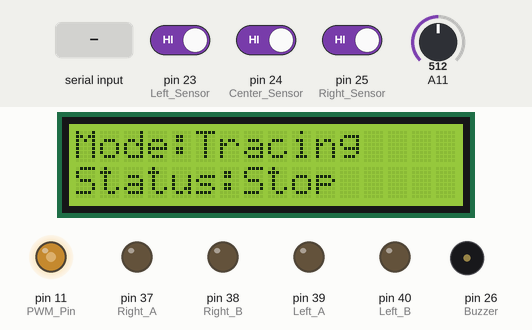
Bench run of a sketch on a simulated Arduino Mega 2560, built with avr-gcc and run on an emulated ATmega2560. On the bench: 16×2 character LCD, output pins drawn as LEDs (lit = HIGH), buzzer (waves = sounding, pin HIGH). Inputs (shaded band) come from the test bench; at power-on: A11 = 512, pin 23 (Left_Sensor) HIGH, pin 24 (Center_Sensor) HIGH, pin 25 (Right_Sensor) HIGH.

Above: at 1.8 s.
1.9 s: "M" received over the second serial link
At 3.1 s:
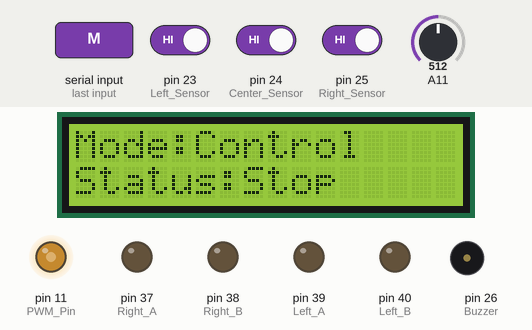
4.0 s: "r" received over the second serial link
At 4.3 s:
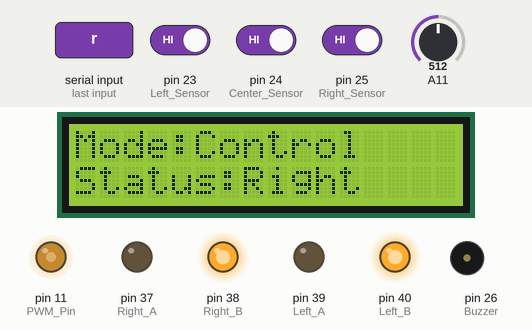
5.5 s: "b" received over the second serial link
At 6.6 s:
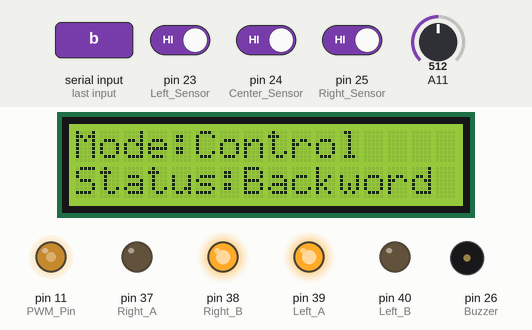
7.0 s: "l" received over the second serial link
At 7.7 s:
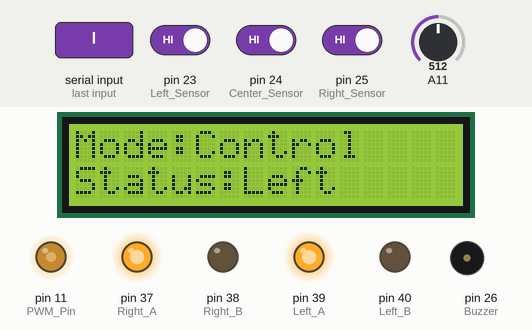
8.5 s: "f" received over the second serial link
At 8.9 s:
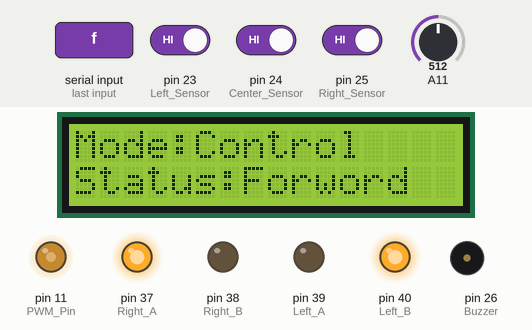
10.0 s: A11 set to 716
At 11.2 s:
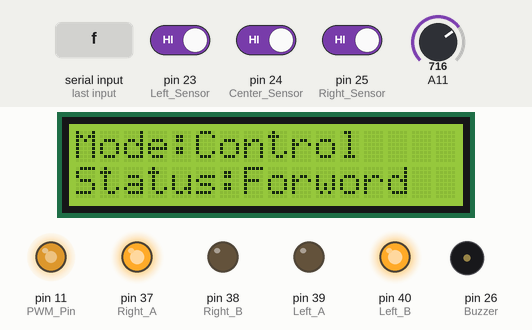
Timing chart, 0 to 12.5 s (numbered marks = the images above; inputs shaded):
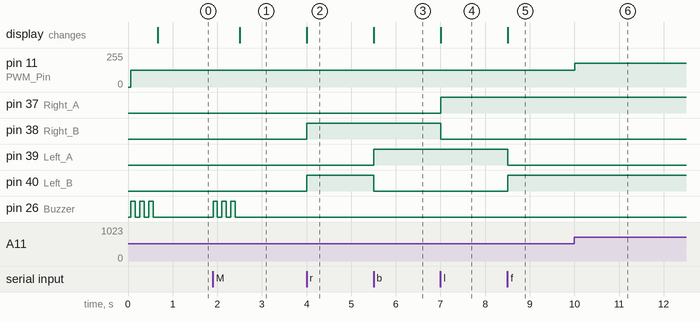

The sketch:

MSP-Car.ino
```cpp
#include <LiquidCrystal.h>

const uint8_t Right_A = 37;
const uint8_t Right_B = 38;
const uint8_t Left_A = 39;
const uint8_t Left_B = 40;
const uint8_t Left_Sensor = 23;
const uint8_t Center_Sensor = 24;
const uint8_t Right_Sensor = 25;
const uint8_t Buzzer = 26;
const uint8_t Rotary_Sensor = 27;
const uint8_t PWM_Pin = 11;

uint8_t message;
int Pre_Rotary_Value;
boolean Mode;

const int rs = 31, en = 32, d4 = 33, d5 = 34, d6 = 35, d7 = 36;
LiquidCrystal lcd(rs, en, d4, d5, d6, d7);

void setup() {
  Init();
}

void loop() {
  Update_Speed();
  Get_Serial();
  if (Mode == 0)Route_Tracing();
  else if (Mode == 1)Mobile_Control();
  Show_Informatin();
}

void Init() {
  pinMode(Left_A, OUTPUT);
  pinMode(Left_B, OUTPUT);
  pinMode(Right_A, OUTPUT);
  pinMode(Right_B, OUTPUT);
  pinMode(Buzzer, OUTPUT);
  pinMode(PWM_Pin, OUTPUT);
  pinMode(Rotary_Sensor, INPUT);
  Serial1.begin(9600);
  lcd.begin(16, 2);
  Update_Speed();
  Stop();
  Buzzer_Ring();
}

void Update_Speed() {
  int Rotary_Value = analogRead(Rotary_Sensor);
  if (Pre_Rotary_Value - Rotary_Value > 2 || Pre_Rotary_Value - Rotary_Value < -2) {
    Pre_Rotary_Value = Rotary_Value;
    int val = map(Pre_Rotary_Value, 0, 1024, 0, 255);
    analogWrite(PWM_Pin, val);
  }
}

void Buzzer_Ring() {
  for (uint8_t i = 0; i < 3; i++) {
    digitalWrite(Buzzer, HIGH);
    delay(100);
    digitalWrite(Buzzer, LOW);
    delay(100);
  }
}

void Get_Serial() {
  if (Serial1.available() > 0) {
    message = Serial1.read();
    if (message == 'M' || message == 'm') {
      Mode = !Mode;
      Buzzer_Ring();
    }
  }
}

void Mobile_Control() {
  switch (message) {
    case 'r': Right(); break;
    case 'R': Right(); break;
    case 'b': Backword(); break;
    case 'B': Backword(); break;
    case 'l': Left(); break;
    case 'L': Left(); break;
    case 'f': Forword(); break;
    case 'F': Forword(); break;
    case 's': Stop(); break;
    case 'S': Stop(); break;
    default : Stop(); break;
  }
}

void Route_Tracing() {
  boolean Left_Value = digitalRead(Left_Sensor);
  boolean Center_Value = digitalRead(Center_Sensor);
  boolean Right_Value = digitalRead(Right_Sensor);
  if (Left_Value == 0 && Center_Value == 0 && Right_Value == 0) {
    Stop();
    message = 'S';
  }
  else if (Left_Value == 1 && Center_Value == 1 && Right_Value == 1) {
    message = 'S';
    Stop();
  }
  else if (Left_Value == 0 && Center_Value == 1 && Right_Value == 0) {
    message = 'F';
    Forword();
  }
  else if (Left_Value == 1 && Center_Value == 0 && Right_Value == 0) {
    message = 'R';
    Right();
  }
  else if (Left_Value == 0 && Center_Value == 0 && Right_Value == 1) {
    message = 'L';
    Left();
  }
  else if (Left_Value == 1 && Center_Value == 1 && Right_Value == 0) {
    message = 'R';
    Right();
  }
  else if (Left_Value == 0 && Center_Value == 1 && Right_Value == 1) {
    message = 'L';
    Left();
  }
  else {
    message = 'S';
    Stop();
  }
}

void Forword() {
  digitalWrite(Left_A, LOW);
  digitalWrite(Left_B, HIGH);
  digitalWrite(Right_A, HIGH);
  digitalWrite(Right_B, LOW);
}

void Backword() {
  digitalWrite(Left_A, HIGH);
  digitalWrite(Left_B, LOW);
  digitalWrite(Right_A, LOW);
  digitalWrite(Right_B, HIGH);
}

void Left() {
  digitalWrite(Left_A, HIGH);
  digitalWrite(Left_B, LOW);
  digitalWrite(Right_A, HIGH);
  digitalWrite(Right_B, LOW);
}

void Right() {
  digitalWrite(Left_A, LOW);
  digitalWrite(Left_B, HIGH);
  digitalWrite(Right_A, LOW);
  digitalWrite(Right_B, HIGH);
}

void Stop() {
  digitalWrite(Left_A, LOW);
  digitalWrite(Left_B, LOW);
  digitalWrite(Right_A, LOW);
  digitalWrite(Right_B, LOW);
}

void Show_Informatin() {
  lcd.setCursor(0, 0);
  lcd.print("Mode:");
  if (Mode == 0)lcd.print("Tracing");
  else if (Mode == 1)lcd.print("Control");
  lcd.setCursor(0, 1);
  lcd.print("Status:");
  switch (message) {
    case 'r': lcd.print("Right   "); break;
    case 'R': lcd.print("Right   "); break;
    case 'b': lcd.print("Backword"); break;
    case 'B': lcd.print("Backword"); break;
    case 'l': lcd.print("Left    "); break;
    case 'L': lcd.print("Left    "); break;
    case 'f': lcd.print("Forword "); break;
    case 'F': lcd.print("Forword "); break;
    case 's': lcd.print("Stop    "); break;
    case 'S': lcd.print("Stop    "); break;
    default : lcd.print("Stop    "); break;
  }
}
```

Measured:
- after the input at 1.9 s, pin 26 (Buzzer): alternates HIGH for 0.10 s and LOW for 0.10 s, 6 changes in all, then stays LOW, starting at once; the display: changes after 0.61 s (image 1)
- after the input at 4.0 s, pin 38 (Right_B), pin 40 (Left_B): LOW → HIGH at once; the display: changes at once (image 2)
- after the input at 5.5 s, pin 39 (Left_A): LOW → HIGH at once; pin 40 (Left_B): HIGH → LOW at once; the display: changes at once (image 3)
- after the input at 7.0 s, pin 37 (Right_A): LOW → HIGH at once; pin 38 (Right_B): HIGH → LOW at once; the display: changes at once (image 4)
- after the input at 8.5 s, pin 39 (Left_A): HIGH → LOW at once; pin 40 (Left_B): LOW → HIGH at once; the display: changes at once (image 5)
- after the input at 10.0 s, pin 11 (PWM_Pin): 127/255 → 178/255 at once
